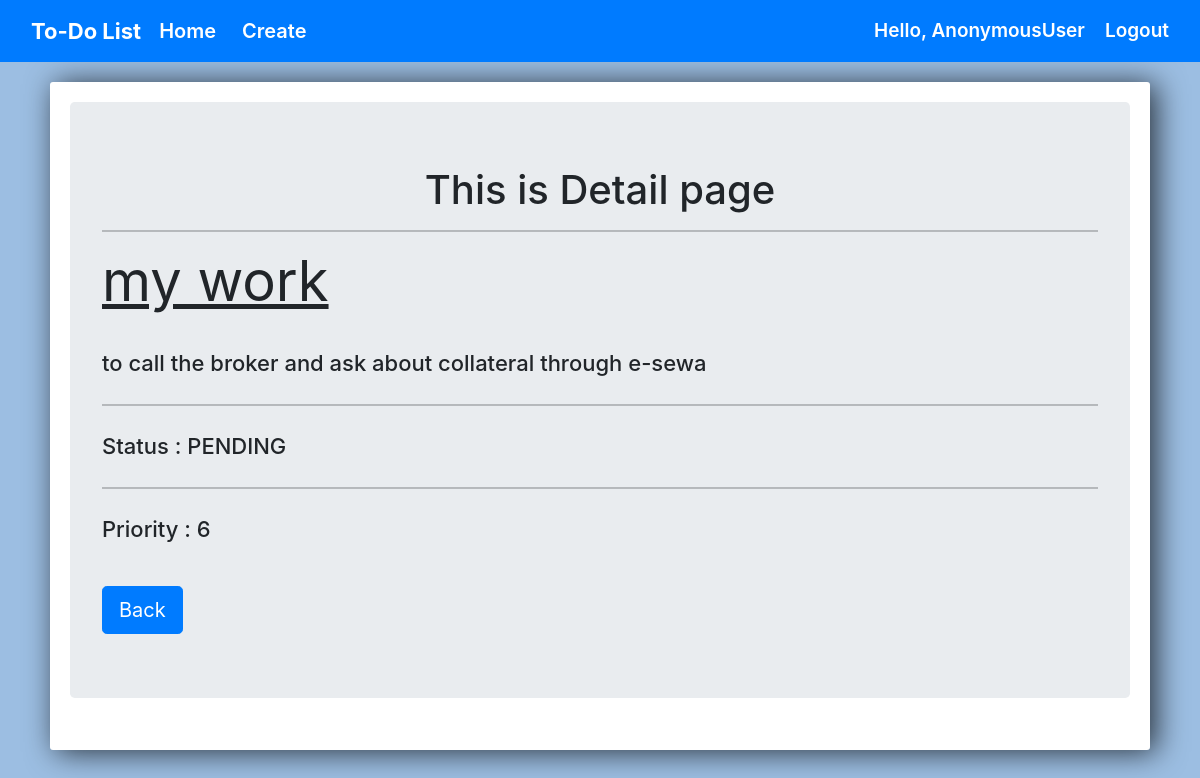
The app's page /todo/9/detai, older data.
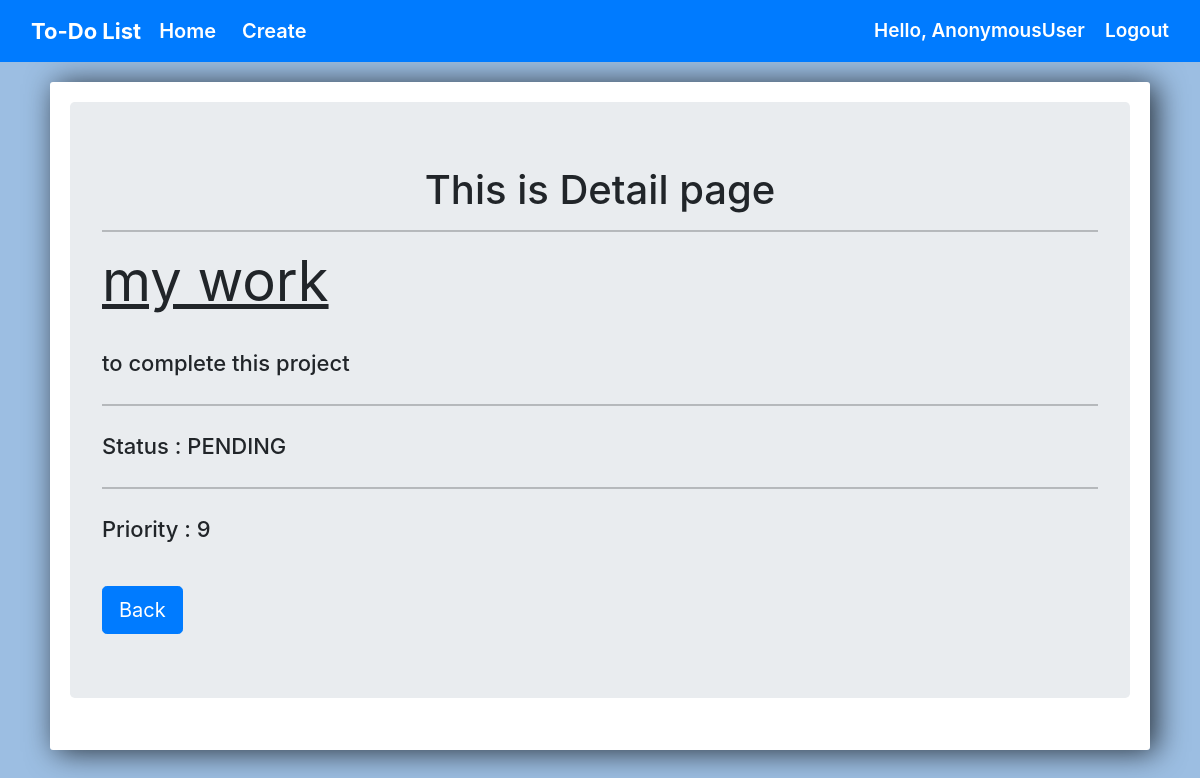
The same page, newer data.
### todo/models.py (models this page shows, shortened)
class TODO(models.Model):
    status_choices = [
    ('COMPLETED', 'COMPLETED'),
    ('PENDING', 'PENDING'),
    ]
    priority_choices = [
    (1,'1️'),
    (2, '2️'),
    (3, '3️'),
    (4, '4️'),
    (5, '5️'),
    (6, '6️'),
    (7, '7️'),
    (8, '8️'),
    (9, '9️'),
    (10, '10'),
    ]
    title = models.CharField(max_length=50)
    task = models.TextField(blank=False)
    status = models.CharField(max_length=20 , choices=status_choices)
    user  = models.ForeignKey(User  , on_delete= models.CASCADE, related_name='priority')
    date = models.DateTimeField(auto_now_add=True)
    priority = models.IntegerField(max_length=2 , choices=priority_choices)

### todo/views.py (the view)
# urls.py: path('<int:pk>/detai',views.detailpage, name='detailpage'),
def detailpage(request,pk):
    title = TODO.objects.get(id=pk)
    context = {
        'title':title
    }
    return render(request,'todo/details.html',context)

### todo/templates/todo/details.html (shortened to what this page needs)
{% extends 'todo/base.html' %}
{% load static %}
{% block body%}
	<link rel="stylesheet" href="https://stackpath.bootstrapcdn.com/bootstrap/4.3.1/css/bootstrap.min.css">
	<div class="center-column">
		<div class="jumbotron">
            <h1 align="center">This is Detail page</h1>
            <hr>
            <h1 class="display-4"><B><u>{{title.title}}</u></B></h1>
            <br>
            <p class="lead">{{title.task}}</p>
            <hr class="my-4">
            <p class="lead">Status : {{title.status}}</p>
            <hr class="my-4">
            <p class="lead">Priority : {{title.priority}}</p>
            <br>
            <a href="{% url 'home' %}"><button class="btn btn-primary btn-lg">Back</button></a>
        </div>
	</div>
{% endblock %}

Row changes from the older to the newer data that the page shows:
changed TODO "my work": task "to call the broker and ask about collateral through e-sewa" → "to complete this project"; priority "6" → "9"
